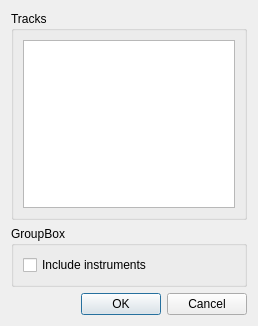
<?xml version="1.0" encoding="UTF-8"?>
<ui version="4.0">
 <class>FamiTrackerModuleImportDialog</class>
 <widget class="QDialog" name="FamiTrackerModuleImportDialog">
  <property name="geometry">
   <rect>
    <x>0</x>
    <y>0</y>
    <width>258</width>
    <height>326</height>
   </rect>
  </property>
  <property name="windowTitle">
   <string>Import options</string>
  </property>
  <layout class="QGridLayout" name="gridLayout">
   <item row="2" column="0">
    <widget class="QDialogButtonBox" name="buttonBox">
     <property name="orientation">
      <enum>Qt::Horizontal</enum>
     </property>
     <property name="standardButtons">
      <set>QDialogButtonBox::Cancel|QDialogButtonBox::Ok</set>
     </property>
    </widget>
   </item>
   <item row="0" column="0">
    <widget class="QGroupBox" name="groupBox">
     <property name="title">
      <string>Tracks</string>
     </property>
     <layout class="QGridLayout" name="gridLayout_2">
      <item row="0" column="0">
       <widget class="QListView" name="tracks">
        <property name="selectionMode">
         <enum>QAbstractItemView::MultiSelection</enum>
        </property>
        <property name="selectionBehavior">
         <enum>QAbstractItemView::SelectRows</enum>
        </property>
        <property name="textElideMode">
         <enum>Qt::ElideNone</enum>
        </property>
        <property name="uniformItemSizes">
         <bool>true</bool>
        </property>
        <property name="selectionRectVisible">
         <bool>true</bool>
        </property>
       </widget>
      </item>
     </layout>
    </widget>
   </item>
   <item row="1" column="0">
    <widget class="QGroupBox" name="groupBox_2">
     <property name="title">
      <string>GroupBox</string>
     </property>
     <layout class="QGridLayout" name="gridLayout_3">
      <item row="0" column="0">
       <widget class="QCheckBox" name="includeInstruments">
        <property name="text">
         <string>Include instruments</string>
        </property>
       </widget>
      </item>
     </layout>
    </widget>
   </item>
  </layout>
 </widget>
 <resources/>
 <connections>
  <connection>
   <sender>buttonBox</sender>
   <signal>accepted()</signal>
   <receiver>FamiTrackerModuleImportDialog</receiver>
   <slot>accept()</slot>
   <hints>
    <hint type="sourcelabel">
     <x>248</x>
     <y>254</y>
    </hint>
    <hint type="destinationlabel">
     <x>157</x>
     <y>274</y>
    </hint>
   </hints>
  </connection>
  <connection>
   <sender>buttonBox</sender>
   <signal>rejected()</signal>
   <receiver>FamiTrackerModuleImportDialog</receiver>
   <slot>reject()</slot>
   <hints>
    <hint type="sourcelabel">
     <x>316</x>
     <y>260</y>
    </hint>
    <hint type="destinationlabel">
     <x>286</x>
     <y>274</y>
    </hint>
   </hints>
  </connection>
 </connections>
</ui>
